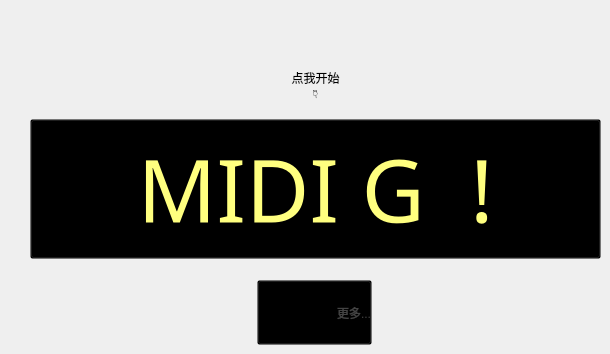
   <widget class="QWidget" name="home">
    <property name="styleSheet">
     <string notr="true">#home{
background-color: qradialgradient(spread:pad, cx:0.5, cy:0.5, radius:0.537, fx:0.5, fy:0.494, stop:0.253731 rgba(255, 111, 157, 255), stop:1 rgba(255, 255, 255, 255));
border-left:1px solid lightgray;
border-right:1px solid lightgray;
border-bottom:1px solid lightgray;
border-bottom-left-radius: 20px;
border-bottom-right-radius: 20px;
}</string>
    </property>
    <widget class="QPushButton" name="Start">
     <property name="geometry">
      <rect>
       <x>30</x>
       <y>119</y>
       <width>571</width>
       <height>140</height>
      </rect>
     </property>
     <property name="font">
      <font>
       <family>Segoe Print</family>
       <pointsize>65</pointsize>
       <weight>9</weight>
       <italic>false</italic>
       <bold>false</bold>
      </font>
     </property>
     <property name="cursor">
      <cursorShape>PointingHandCursor</cursorShape>
     </property>
     <property name="styleSheet">
      <string notr="true">color: rgb(255, 255, 127);
font: 75 65pt &quot;Segoe Print&quot;;
background-color: transparent;
</string>
     </property>
     <property name="text">
      <string>MIDI G  !</string>
     </property>
     <property name="checkable">
      <bool>true</bool>
     </property>
     <property name="autoExclusive">
      <bool>true</bool>
     </property>
    </widget>
    <widget class="QPushButton" name="Tool">
     <property name="geometry">
      <rect>
       <x>257</x>
       <y>280</y>
       <width>115</width>
       <height>65</height>
      </rect>
     </property>
     <property name="cursor">
      <cursorShape>PointingHandCursor</cursorShape>
     </property>
     <property name="styleSheet">
      <string notr="true">image: url(:/pic/resource/support--v1.png);
background-color: transparent;
color: rgb(67, 67, 67);
font: 13pt &quot;华光淡古印_CNKI&quot;;
image-position:left;
text-align:right;</string>
     </property>
     <property name="text">
      <string>更多...</string>
     </property>
     <property name="checkable">
      <bool>true</bool>
     </property>
     <property name="autoExclusive">
      <bool>true</bool>
     </property>
    </widget>
    <widget class="QLabel" name="label">
     <property name="geometry">
      <rect>
       <x>440</x>
       <y>150</y>
       <width>91</width>
       <height>81</height>
      </rect>
     </property>
     <property name="styleSheet">
      <string notr="true">image: url(:/pic/resource/dog-footprint.png);</string>
     </property>
     <property name="text">
      <string/>
     </property>
    </widget>
    <widget class="QLabel" name="label_5">
     <property name="geometry">
      <rect>
       <x>280</x>
       <y>50</y>
       <width>71</width>
       <height>71</height>
      </rect>
     </property>
     <property name="text">
      <string>&lt;!DOCTYPE HTML PUBLIC &quot;-//W3C//DTD HTML 4.0//EN&quot; &quot;http://www.w3.org/TR/REC-html40/strict.dtd&quot;&gt;
&lt;html&gt;&lt;head&gt;&lt;meta name=&quot;qrichtext&quot; content=&quot;1&quot; /&gt;&lt;style type=&quot;text/css&quot;&gt;
p, li { white-space: pre-wrap; }
&lt;/style&gt;&lt;/head&gt;&lt;body style=&quot; font-family:'SimSun'; font-size:9pt; font-weight:400; font-style:normal;&quot;&gt;
&lt;p align=&quot;center&quot; style=&quot; margin-top:0px; margin-bottom:0px; margin-left:0px; margin-right:0px; -qt-block-indent:0; text-indent:0px;&quot;&gt;点我开始&lt;/p&gt;
&lt;p align=&quot;center&quot; style=&quot; margin-top:0px; margin-bottom:0px; margin-left:0px; margin-right:0px; -qt-block-indent:0; text-indent:0px;&quot;&gt;👇&lt;/p&gt;&lt;/body&gt;&lt;/html&gt;</string>
     </property>
    </widget>
   </widget>
